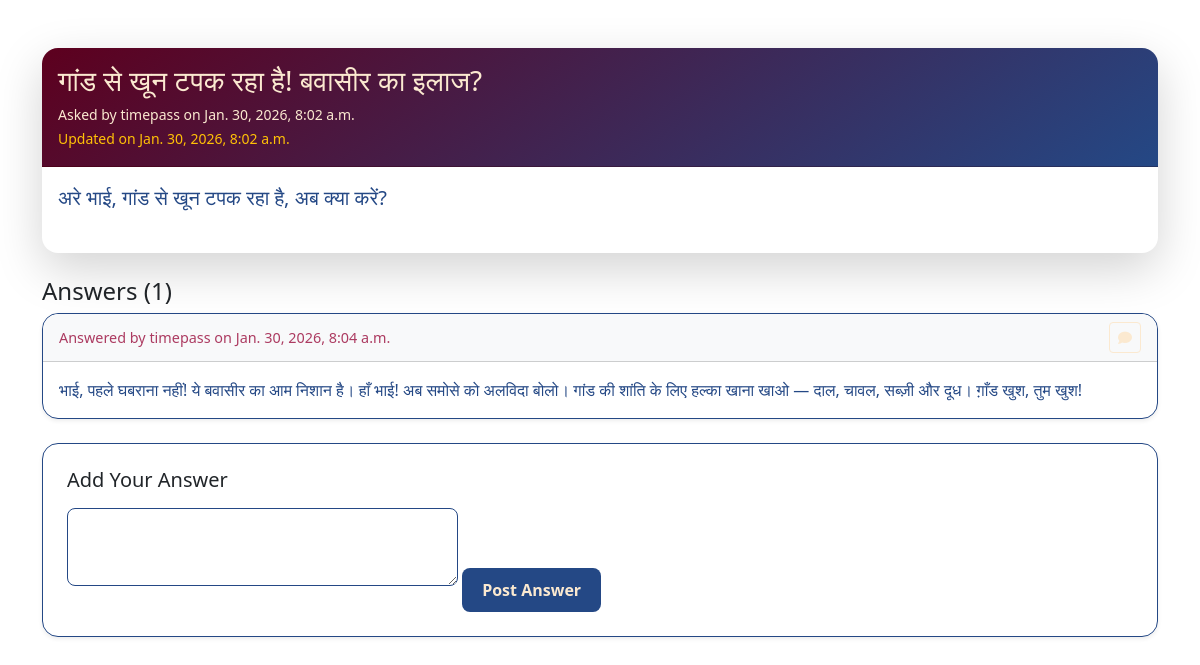
/details/5/, run on the app's committed database.
### thinkapp/models.py (models this page shows, shortened)
class Questiondbase(models.Model):
    user = models.ForeignKey(User, on_delete=models.CASCADE, related_name='questions')
    title = models.CharField(max_length=50)
    body = models.TextField()
    created_at = models.DateTimeField(auto_now_add=True)
    updated_at = models.DateTimeField(auto_now=True)
    views = models.PositiveIntegerField(default=0)

class Answerdbase(models.Model):
    user = models.ForeignKey(User, on_delete=models.CASCADE, related_name='answers')
    question = models.ForeignKey(Questiondbase, on_delete=models.CASCADE, related_name='answers')
    body = models.TextField()
    created_at = models.DateTimeField(auto_now_add=True)
    updated_at = models.DateTimeField(auto_now=True)

### thinkapp/views.py (the view)
# urls.py: path('details/<int:id>/', views.details, name='details'),
def details(request, id):
    question = Questiondbase.objects.get(id = id)
    answers = question.answers.all()
    if request.method == "POST":
        form = AnswerForm(request.POST)
        if form.is_valid():
            new_answer = form.save(commit=False)
            new_answer.user = request.user
            new_answer.question = question
            new_answer.save()
            return redirect('details', id=question.id)  # redirect to same page
    else:
        form = AnswerForm()
    context = {
        'question': question,
        'answers': answers,
        'form': form
    }
    return render(request, 'thinkapp/details.html', context)

### thinkapp/forms.py
class AnswerForm(forms.ModelForm):
    class Meta:
        model = Answerdbase
        fields = ['body']
        widgets = {
            'body': forms.Textarea(attrs={'rows':3}),
        }

### thinkapp/templates/thinkapp/details.html (shortened to what this page needs)
<!DOCTYPE html>
<html lang="en">
<head>
    {% load static %}
    <link href="https://cdn.jsdelivr.net/npm/bootstrap@5.3.8/dist/css/bootstrap.min.css" rel="stylesheet">
    <link rel="stylesheet" href="https://cdnjs.cloudflare.com/ajax/libs/font-awesome/6.5.0/css/all.min.css">
</head>
<body>
<div class="container my-5">
    <div class="card shadow-lg rounded-4 mb-4">
        <div class="card-header d-flex justify-content-between align-items-center question-header">
            <div>
                <h3 class="mb-1">{{ question.title }}</h3>
                <small>
                    Asked by {{ question.user.username }} on {{ question.created_at }}
                    {% if question.updated_at != question.created_at %}
                        <br><span class="text-warning">Updated on {{ question.updated_at }}</span>
                    {% endif %}
                </small>
            </div>
        </div>
        <div class="card-body bg-white mb-4">
            <p class="card-text fs-5">{{ question.body }}</p>
        </div>
    </div>
    <div class="mb-4">
        <h4>Answers ({{ answers.count }})</h4>
        {% for answer in answers %}
        <div class="card shadow-sm rounded-4 mb-3">
            <div class="card-header bg-light rounded-top-4 d-flex justify-content-between align-items-center">
                <small class="answer-header">
                    Answered by {{ answer.user.username }} on {{ answer.created_at }}
                </small>
                    <div class="d-flex gap-2">
                        <a href="{% url 'comments' quesid=question.id ansid=answer.id %}" class="btn btn-outline-warning btn-sm">
                            <i class="fa-solid fa-comment"></i>
                        </a>
                    </div>
                </div>
            <div class="card-body">
                <p class="card-text">{{ answer.body }}</p>
            </div>
        </div>
        {% empty %}
        <p class="text-muted">No answers yet. Be the first to answer!</p>
        {% endfor %}
    </div>
    <div class="card shadow-sm rounded-4 p-4 mb-5">
        <h5 class="mb-3">Add Your Answer</h5>
        <form method="post">
            {{ form.body }}
            <button type="submit" class="btn btn-postanswer mt-3">Post Answer</button>
        </form>
    </div>
</body>
</html>

### thinkapp/templates/thinkapp/details.html (style rules this page uses)
body { margin: 0; padding: 0; animation: fadeIn 1.5s ease-in-out; }
input, textarea { border-radius: 0.5rem; border: 1px solid #244885; }
.btn-postanswer { background-color: #244885; color: #FBE9D0; font-weight: bold; padding: 10px 20px; border: none; border-radius: 8px; transition: all 0.2s ease; }
.card.shadow-lg { border-radius: 1rem; border: none; overflow: hidden; box-shadow: 0 8px 20px rgba(0, 0, 0, 0.15); }
.answer-header { font-size: 0.9rem; color: #AC3B61; }
.card.shadow-sm { border-radius: 1rem; border: 1px solid #244885; box-shadow: 0 4px 12px rgba(0, 0, 0, 0.1); }
.card-header.bg-light { background-color: #5D001E; color: #FBE9D0; font-weight: 500; }
.card-body p.card-text { font-size: 1rem; color: #244885; }
.question-header { background: linear-gradient(145deg, #5D001E, #244885); color: #FBE9D0; padding: 1rem; border-radius: 0.5rem; display: inline-block; }
.btn-outline-warning { border-color: #FBE9D0; color: #FBE9D0; }

### data on the page
Questiondbase: title "गांड से खून टपक रहा है! बवासीर का इलाज?", user.username "timepass", created_at "Jan. 30, 2026, 8:02 a.m.", updated_at "Jan. 30, 2026, 8:02 a.m.", body "अरे भाई, गांड से खून टपक रहा है, अब क्या करें?", count "1"
Answerdbase: user.username "timepass", created_at "Jan. 30, 2026, 8:04 a.m.", body "भाई, पहले घबराना नहीं! ये बवासीर का आम निशान है। हाँ भाई! अब समोसे को अलविदा बोलो। गांड की शांति के लिए हल्का खाना खाओ — दाल, चावल, सब्ज़ी और दूध। ग़ाँड खुश, तुम खुश!"
